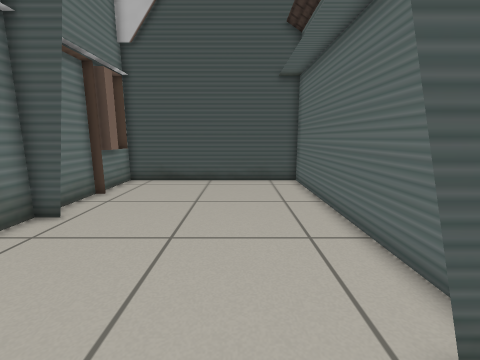
View 1 (above)

13 first-person views from a walk through a world built for the Gazebo simulator. The camera is 0.71 m above the floor, tilts 10° down and sees 90° across. The floor is counted in squares, 0.25 m on a side. Each view is taken from the middle of a square. On the plan, view 1 faces up. The plan holds only what a view shows up to about 18 squares ahead; the rest is blank. The place goes on beyond the plan.

View 2
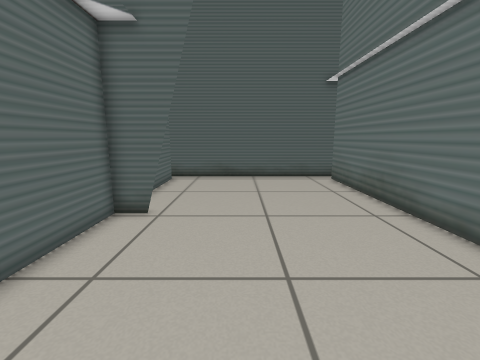

View 3
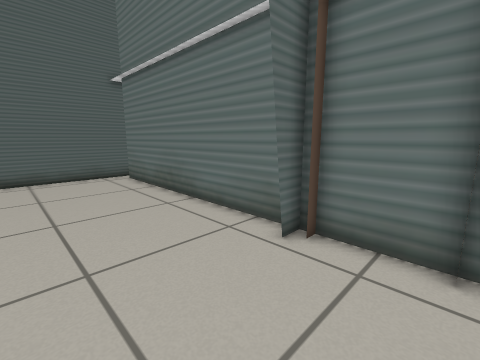

View 4
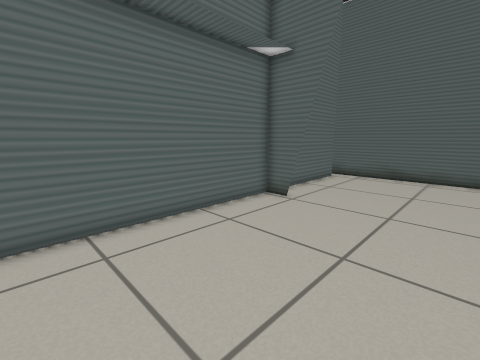

View 5
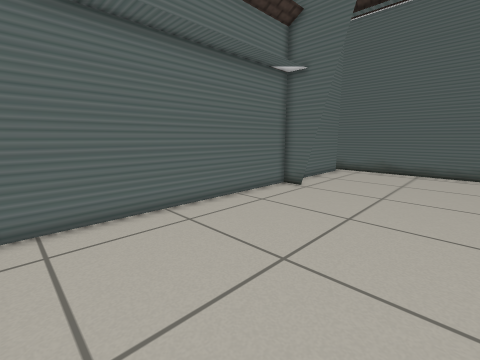

View 6
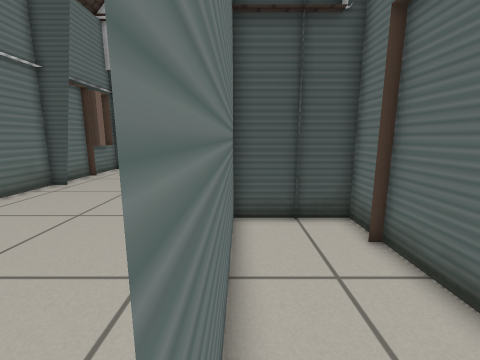

View 7
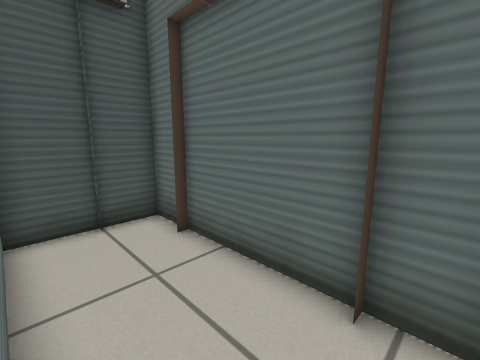

View 8
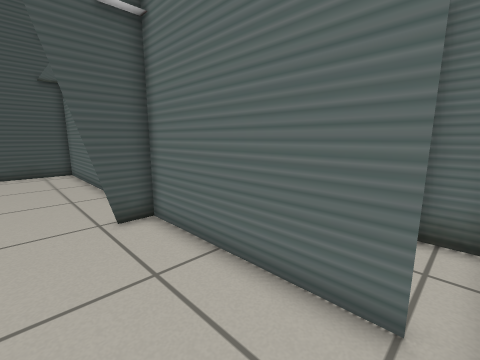

View 9
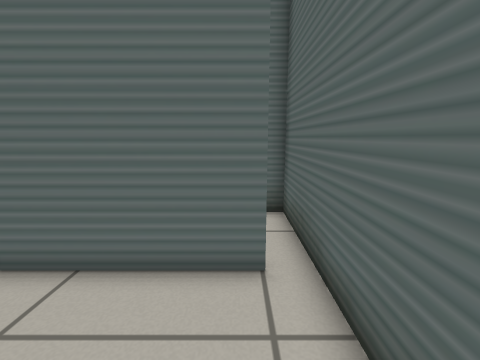

View 10
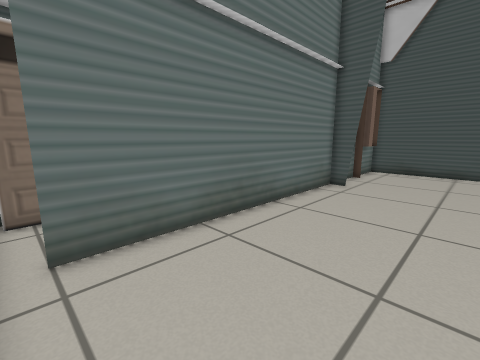

View 11
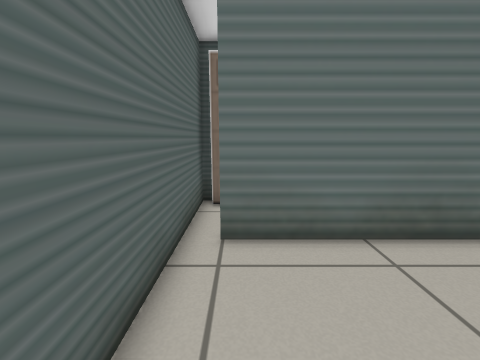

View 12
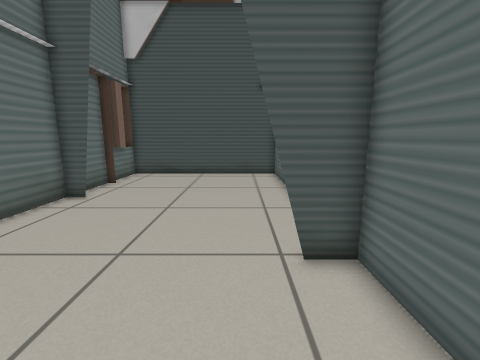

View 13
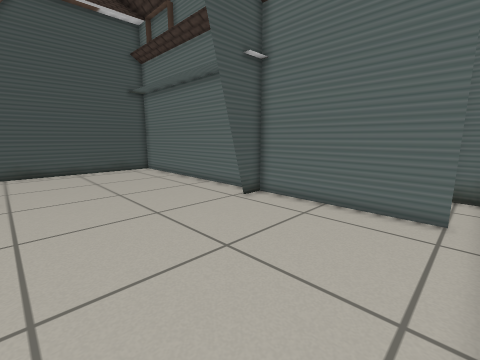

### Floor plan
Key: @ floor where view 1 was taken; # wall or solid block; . floor; T thing the floor can be seen under or through.
Columns run from 11 left of view 1 to 8 right of it. Each row starts with its distance up from view 1.
 16    #############
 15    #...........#
 14    ##..........#
 13     #..........#
 12    ##..........#
 11    #...........#
 10    #...........#
  9    ##..........#
  8     ##.........#
  7     #..........#
  6     #..........#
  5     #..........#
  4     #..........#
  3     #..........#
  2     #........TT#####
  1     #..........#...#
  0     #......@...#...#
 -1     #..........#...#
 -2     #..........#...#
 -3     #..........#...#
 -4     #..........#...#
 -5 #.. #..........#...#
 -6 #..................#
 -7 ####################

Where each view was taken, in squares from view 1:
view 1: 0 up, 0 right, facing up
view 2: 11 up, 1 left, facing down
view 3: 12 up, 1 left, facing down-left
view 4: 12 up, 4 left, facing down-right
view 5: 15 up, 5 left, facing down-right
view 6: 6 down, 4 right, facing up
view 7: 6 down, 4 right, facing up-right
view 8: 6 down, 0 right, facing up-right
view 9: 5 down, 1 left, facing right
view 10: 6 down, 1 left, facing up-left
view 11: 5 down, 1 left, facing left
view 12: 3 down, 1 right, facing up
view 13: 6 down, 6 left, facing up-right
